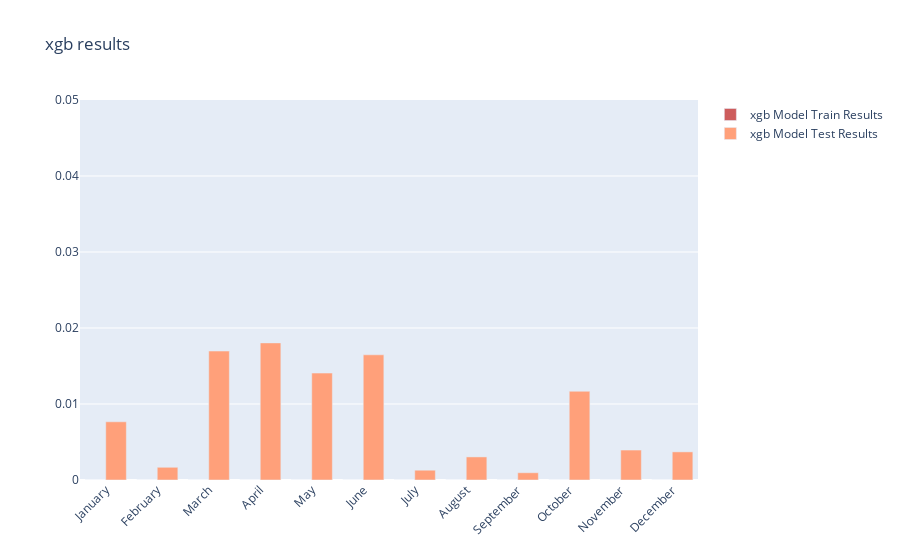

Notebook code cell kept with this figure:
### Code cell
plot_resulst(train_errors,test_errors,"xgb")

### Figure 1 — Plotly figure (JSON) as saved in the notebook; plotly's stock layout.template omitted (floating-point values rounded to 4 significant figures)
{"data": [{"marker": {"color": "indianred"}, "name": "xgb Model Train Results", "type": "bar", "x": ["January", "February", "March", "April", "May", "June", "July", "August", "September", "October", "November", "December"], "y": [6.79e-07, 8.14e-07, 8.36e-07, 1.036e-06, 1.258e-06, 1.224e-06, 1.15e-06, 1.068e-06, 1.034e-06, 9.47e-07, 1.14e-06, 7.42e-07]}, {"marker": {"color": "lightsalmon"}, "name": "xgb Model Test Results", "type": "bar", "x": ["January", "February", "March", "April", "May", "June", "July", "August", "September", "October", "November", "December"], "y": [0.007659, 0.001672, 0.01697, 0.01804, 0.01407, 0.01647, 0.001288, 0.003038, 0.0009583, 0.01167, 0.003942, 0.0037]}], "layout": {"barmode": "group", "title": {"text": "xgb results"}, "xaxis": {"tickangle": -45}, "yaxis": {"range": [0, 0.05]}}}
